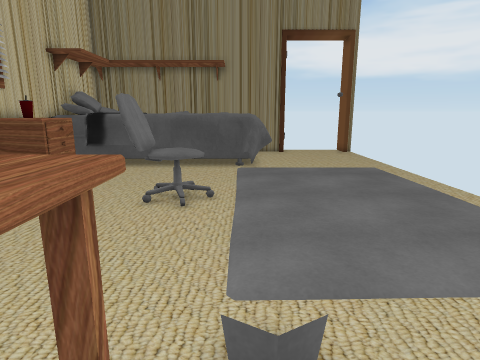
[1] (above)

16 first-person views from a walk through a 3-D level made in the Unity game engine. The camera is 1.5 m above the floor, tilts 12° down and sees 75° across. The floor is counted in squares, 0.5 m on a side. Each view is taken from the middle of a square. On the plan, view 1 faces up. The plan holds only what a view shows up to about 20 squares ahead; the rest is blank. The player character is not drawn. Door leaves are left out, so doorways stand open. Some surface patterns are stand-ins.

[2]
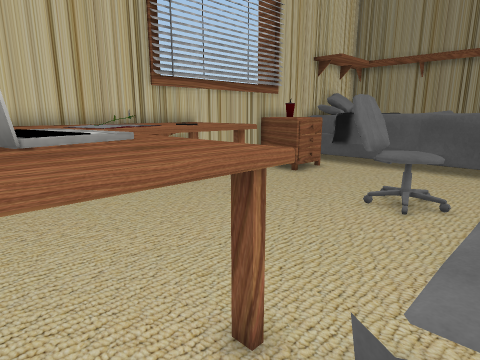

[3]
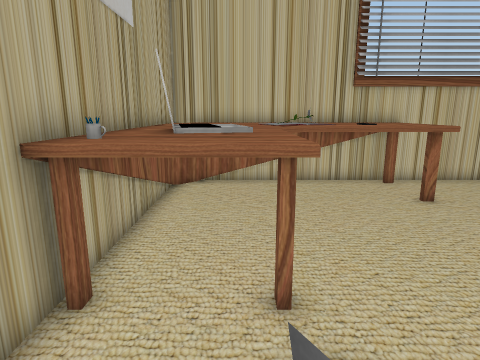

[4]
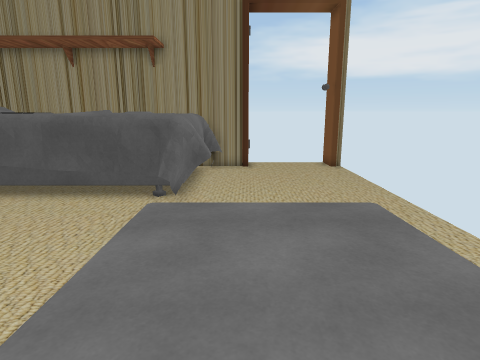

[5]
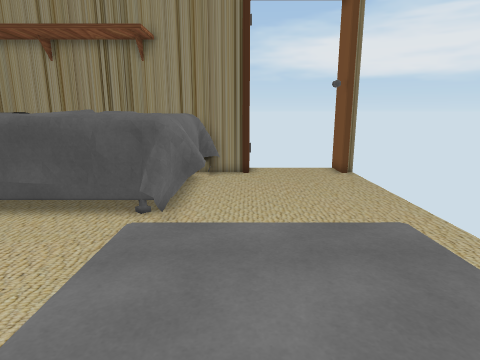

[6]
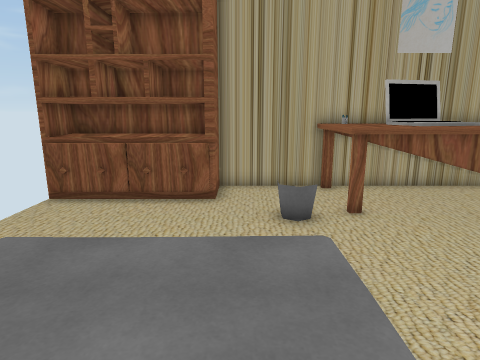

[7]
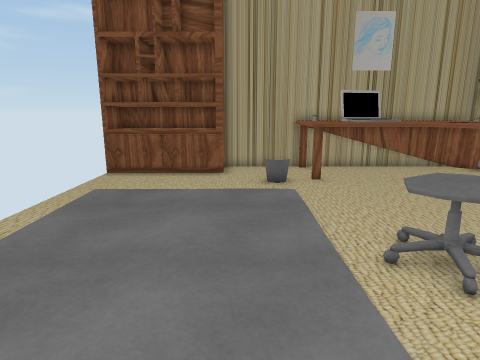

[8]
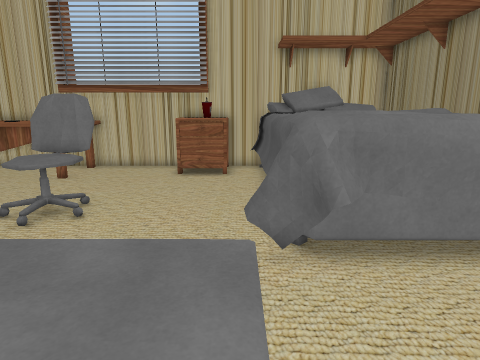

[9]
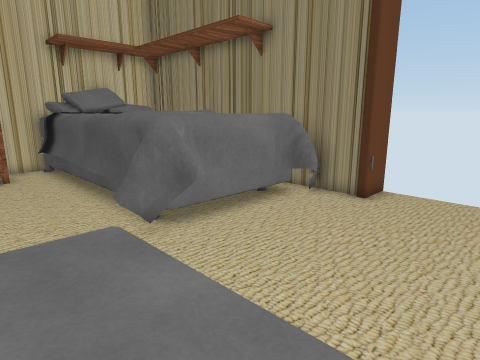

[10]
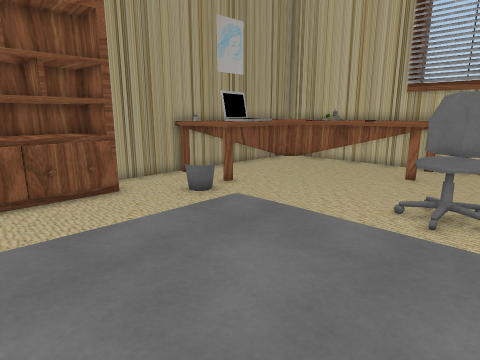

[11]
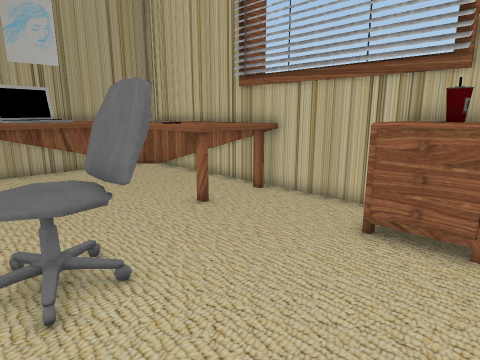

[12]
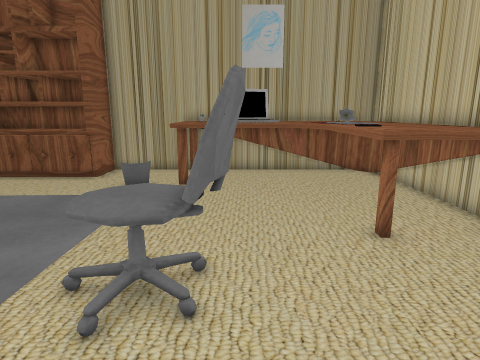

[13]
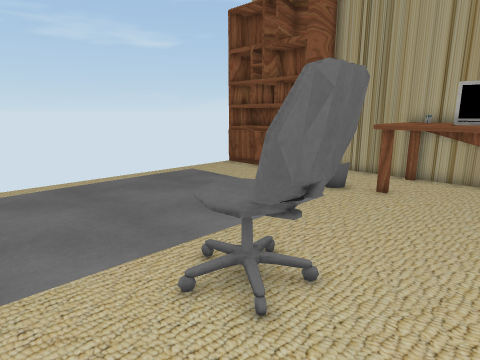

[14]
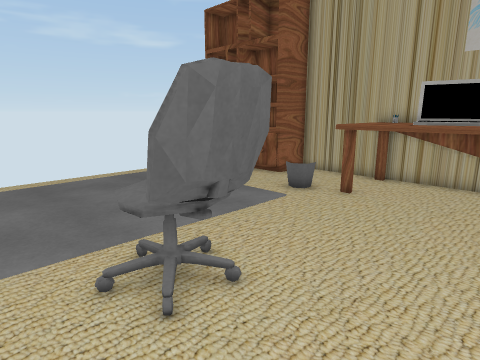

[15]
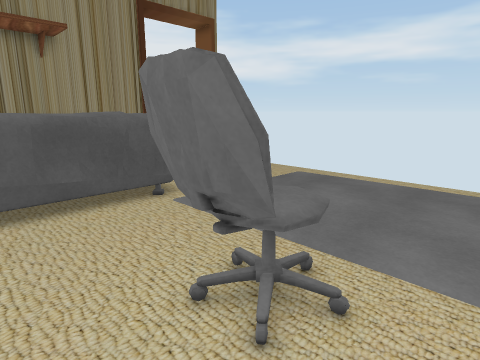

[16]
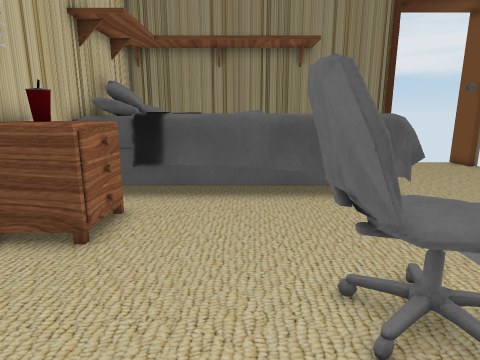

### Floor plan
Key: @ floor where view 1 was taken; # wall or solid block; . floor; D open door; = window, fence, low wall or low ledge; ^ raised ledge; B bed; R drawers; N notebook; F flower; S shelf; O other object.
Columns run from 11 left of view 1 to 9 right of it. Each row starts with its distance up from view 1.
 27                    #
 26               # ...##
 25   #############DDDDD#
 24   #BB  BB   BB......
 23   #B   B    B.......
 22   #    B    B.......
 21 ###       B B.......
 20   #       B B.......
 19  ##B B B BBBBB......
 18 ###BBBBBBBBBB.......
 17 #..........BB.......
 16 OOR.........       .
 15 OORR........       .
 14 #OR.........       .
 13 #...........       .
 12 #......#^^.. .     .
 11 #......#^^=.       .
 10 #......#^^..       .
  9 #^^^^.......  .    .
  8 #^^^^.......       .
  7 #^^^^.......  .    .
  6 ^^^O^.......       .
  5 ^^NF#...............
  4 ^^NF#...............
  3 ^^^NN^^^^^^.........
  2 ^^^^^^^O^^^.........
  1 ^^^^^^OOO^^...#RRRRR#
  0 ^^^^^^^O^^^@..#SSSSS#
 -1 #^^^^^^^^^###########

Where each view was taken, in squares from view 1:
view 1: 0 up, 0 right, facing up
view 2: 0 up, 1 right, facing up-left
view 3: 2 up, 3 right, facing left
view 4: 7 up, 3 right, facing up
view 5: 9 up, 3 right, facing up
view 6: 12 up, 2 right, facing down
view 7: 17 up, 2 right, facing down
view 8: 17 up, 7 right, facing left
view 9: 14 up, 8 right, facing up-left
view 10: 13 up, 8 right, facing down-left
view 11: 17 up, 1 left, facing down-left
view 12: 16 up, 4 left, facing down
view 13: 15 up, 6 left, facing down-right
view 14: 14 up, 7 left, facing down-right
view 15: 8 up, 6 left, facing up-right
view 16: 7 up, 5 left, facing up
